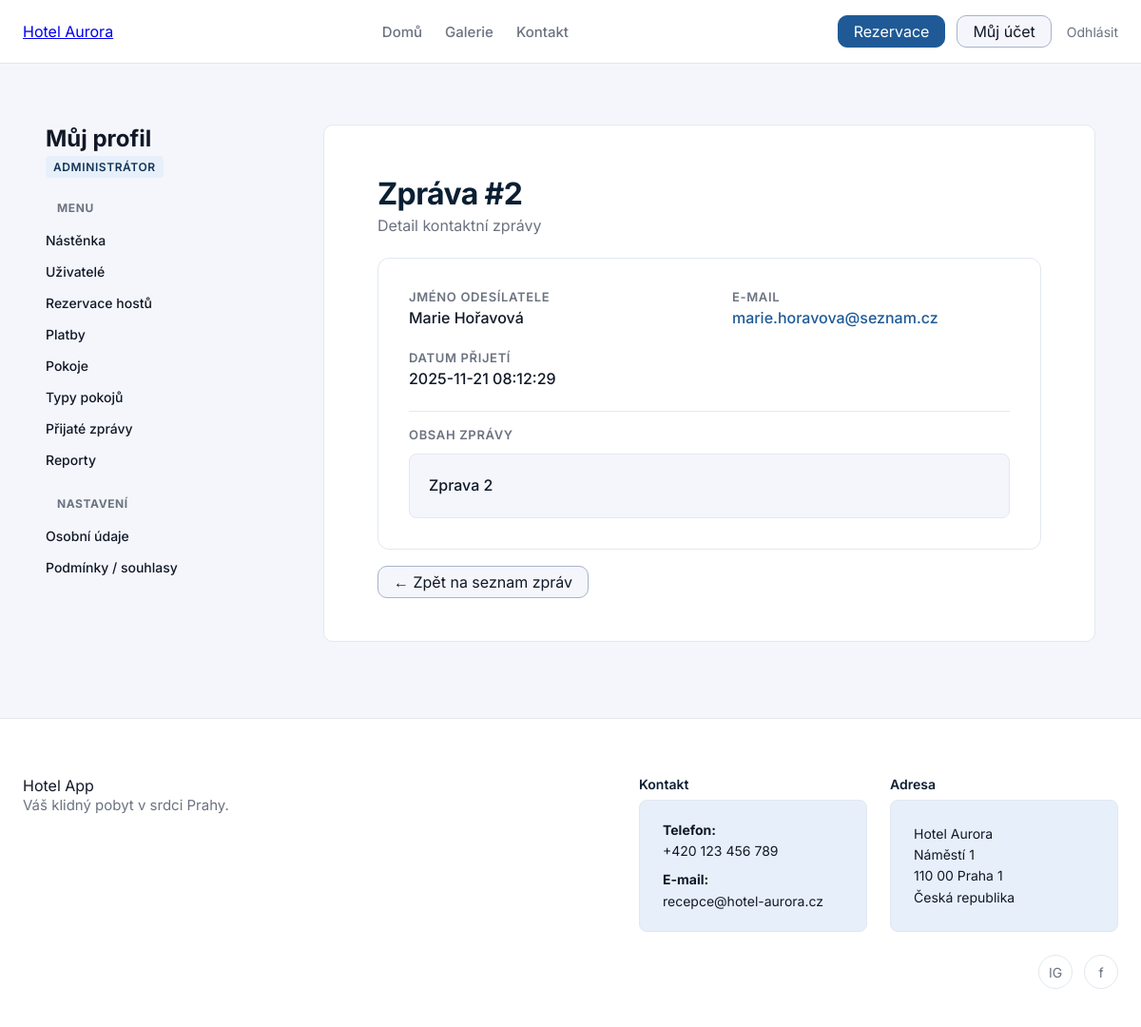
The page /profile/messages/2 (signed in) on the database its author committed.
### tables this page shows
CREATE TABLE contact_messages (
    id INTEGER PRIMARY KEY AUTOINCREMENT,
    name TEXT NOT NULL,
    email TEXT NOT NULL,
    message TEXT NOT NULL,
    created_at TEXT NOT NULL DEFAULT (datetime('now')),
    handled INTEGER NOT NULL DEFAULT 0
);

### pages/ContactMessagePage.py (the view)
@router.get("/profile/messages/{msg_id}", name="contact_message_detail")
async def contact_message_detail(
    msg_id: int,
    request: Request,
    msg_svc: ContactMessageService = Depends(contact_message_service),
    current_user = Depends(get_current_user),
):
    if isinstance(current_user, RedirectResponse):
        return current_user
    role_id = current_user["role_id"]
    if role_id not in (ROLE_ADMIN, ROLE_RECEPTIONIST):
        raise HTTPException(status_code=403, detail="Nemáte oprávnění zobrazit detail zprávy")
    message = msg_svc.get_contact_message_by_id(msg_id)
    if not message:
        raise HTTPException(status_code=404, detail="Zpráva nenalezena")
    is_admin = role_id == ROLE_ADMIN
    is_receptionist = role_id == ROLE_RECEPTIONIST
    is_customer = role_id == ROLE_CUSTOMER
    tpl = request.app.state.templates
    return tpl.TemplateResponse(
        "profile/profile_contact_message_detail.html",
        {
            "request": request,
            "title": f"Zpráva #{message['id']}",
            "current_user": current_user,
            "message": message,
            "is_admin": is_admin,
            "is_receptionist": is_receptionist,
            "is_customer": is_customer,
        },
    )

### templates/profile/profile_contact_message_detail.html (shortened to what this page needs)
{% extends "profile/profile_base.html" %}
{% block profile_content %}
  <div class="dashboard-header" style="margin-bottom: 24px;">
    <h1 style="margin: 0 0 4px 0;">Zpráva #{{ message.id }}</h1>
    <p style="color: var(--color-text-muted); margin: 0;">Detail kontaktní zprávy</p>
  </div>
  <div class="detail-card">
    <div class="detail-grid">
      <div class="detail-item">
        <span class="detail-label">Jméno odesílatele</span>
        <span class="detail-value">{{ message.name }}</span>
      </div>
      <div class="detail-item">
        <span class="detail-label">E-mail</span>
        <span class="detail-value">
            <a href="mailto:{{ message.email }}" style="color: var(--color-primary-500); text-decoration: none; font-weight: 500;">
                {{ message.email }}
            </a>
        </span>
      </div>
      <div class="detail-item">
        <span class="detail-label">Datum přijetí</span>
        <span class="detail-value">{{ message.created_at }}</span>
      </div>
      <div class="detail-item full-width">
        <span class="detail-label">Obsah zprávy</span>
        <div class="detail-value"
             style="background: var(--color-bg-main); padding: 20px; border-radius: 8px; border: 1px solid var(--color-border-subtle); margin-top: 8px; white-space: pre-wrap; line-height: 1.6;">{{ message.message }}</div>
      </div>
    </div>
  </div>
  <div style="margin-top: 24px;">
      <a href="{{ url_for('contact_messages_list') }}" class="btn btn-secondary">
        &larr; Zpět na seznam zpráv
      </a>
  </div>
{% endblock %}

### static/styles.css (style rules this page uses)
html { height: 100%; }
* { box-sizing: border-box; font-family: "Inter", sans-serif; }
:root { --color-primary-900: #0B1F33; --color-primary-700: #123457; --color-primary-500: #1F5A96; --color-primary-100: #E7F0FA; --color-primary-white: #FFFFFF; --color-accent-500: #D4A857; --color-accent-100: #FFF5E6; --color-bg-main: #F4F6FB; --color-bg-card: #FFFFFF; --color-border-subtle: #E2E8F0; --color-text-main: #111827; --color-text-muted: #6B7280; --color-text-on-dark: #F9FAFB; --color-bg-secondary: #A8B3C6; --color-success: #16A34A; --color-warning: #F59E0B; --color-error: #DC2626; --color-info: #0EA5E9; }
body { margin: 0; background: var(--color-bg-main); color: var(--color-text-main); min-height: 100vh; display: flex; flex-direction: column; }
h1 { font-size: 32px; font-weight: 700; margin-bottom: 24px; color: var(--color-primary-900); letter-spacing: -0.02em; }
.btn { padding: 6px 16px; border-radius: 10px; text-decoration: none; border: 1px solid transparent; white-space: nowrap; cursor: pointer; }
.btn-secondary { background-color: var(--color-bg-main); color: var(--color-text-main); border-color: var(--color-bg-secondary); }
html { scroll-behavior: smooth; }
.profile-content-card h1, .profile-content-card h2 { margin-top: 0; color: var(--color-primary-900); }
.detail-card { background: var(--color-primary-white); border: 1px solid var(--color-border-subtle); border-radius: 12px; padding: 32px; }
.detail-grid { display: grid; grid-template-columns: repeat(2, 1fr); gap: 24px 48px; }
.detail-item { display: flex; flex-direction: column; gap: 4px; }
.detail-item.full-width { grid-column: 1 / -1; border-top: 1px solid var(--color-border-subtle); padding-top: 16px; }
.detail-label { font-size: 13px; font-weight: 600; text-transform: uppercase; color: var(--color-text-muted); letter-spacing: 0.05em; }
.detail-value { font-size: 16px; color: var(--color-text-main); font-weight: 500; }

### rows shown on the page
contact_messages: id "2", name "Marie Hořavová", email "marie.horavova@seznam.cz", created_at "2025-11-21 08:12:29", message "Zprava 2"
